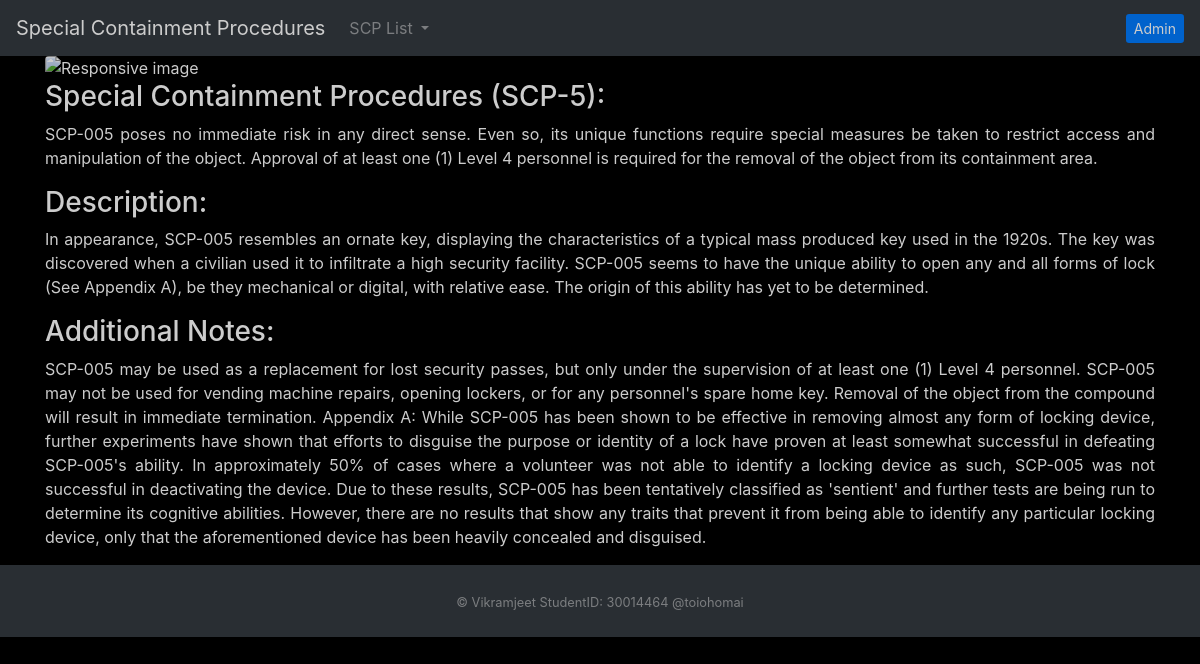
The app's page /index.php?SCP_ID=5 with its own data.
### tables this page shows
CREATE TABLE `SCP_LIST` (
  `id` int(3) NOT NULL,
  `SCP_ID` int(3) NOT NULL,
  `Special_Containment_Procedure` text NOT NULL,
  `Description` text NOT NULL,
  `Reference` text NOT NULL,
  `Addendum` text NOT NULL,
  `Chronological_History` text NOT NULL,
  `Space_Time_Anomalies` text NOT NULL,
  `Additional_Notes` text NOT NULL
);

### index.php (the view, shortened to what this page needs)
<!doctype html>
<html lang="en">
  <head>
    <link rel="stylesheet" href="https://stackpath.bootstrapcdn.com/bootstrap/4.4.1/css/bootstrap.min.css">
  </head>
  <body class="bg-custom">
    <nav class="navbar navbar-expand-lg navbar-dark bg-dark">
      <a class="navbar-brand" href="index.php">Special Containment Procedures</a>
      <div class="collapse navbar-collapse" id="navbarSupportedContent">
        <ul class="navbar-nav mr-auto">
          <li class="nav-item dropdown">
            <a class="nav-link dropdown-toggle" href="#" id="navbarDropdown" role="button" data-toggle="dropdown" aria-haspopup="true" aria-expanded="false">
              SCP List
            </a>
          </li>
        </ul>
         <a class="btn-sm btn-primary" href="crud.php" role="button">Admin</a>
      </div>
    </nav>
    <div class="container">
      <div ><img id="SCPimage" src="" class="img-fluid animated bounce rounded mx-auto d-block" alt="Responsive image"></div>
       <?php
        require 'db.php';
        $url = (isset($_SERVER['HTTPS']) && $_SERVER['HTTPS'] === 'on' ? "https" : "http") . "://$_SERVER[HTTP_HOST]$_SERVER[REQUEST_URI]";
        $url_components = parse_url($url);
        parse_str($url_components['query'], $params);
        $SCP_ID = $params['SCP_ID'];
        $result = mysqli_query($mysqli,"SELECT * FROM SCP_LIST WHERE SCP_ID=$SCP_ID");
        if (mysqli_num_rows($result) > 0) {
          $row = mysqli_fetch_array($result);
          if($row["Special_Containment_Procedure"]){
          echo '<h3 >Special Containment Procedures (SCP-',$SCP_ID,'):</h3>';
          echo '<p class="text-justify" >';
          echo $row["Special_Containment_Procedure"];
          echo '</p>';
          }
          if($row["Description"]){
          echo '<h3>Description:</h3>';
          echo '<p class="text-justify" >';
          echo $row["Description"];
          echo '</p>';
          }
          if($row["Additional_Notes"]){
            echo '<h3>Additional Notes:</h3>';
            echo '<p class="text-justify" >';
            echo $row["Additional_Notes"];
            echo '</p>';
          }
        }
        ?>
        </div>
    <footer id="sticky-footer" class="py-4 bg-dark text-white-50">
    <div class="container text-center">
      <small> &copy; Vikramjeet StudentID: 30014464 @toiohomai</small>
    </div>
  </footer>
  </body>
</html>

### index.php (style rules this page uses)
.bg-custom { background-color: black; opacity: 80%; color: white; }

### records on screen
scp_list: Special_Containment_Procedure "SCP-005 poses no immediate risk in any direct sense. Even so, its unique functions require special measures be taken to restrict access and manipulation of the object. Approval of at least one (1) Level 4 personnel is required for the removal of the object from its containment area.", Description "In appearance, SCP-005 resembles an ornate key, displaying the characteristics of a typical mass produced key used in the 1920s. The key was discovered when a civilian used it to infiltrate a high security facility. SCP-005 seems to have the unique ability to open any and all forms of lock (See Appendix A), be they mechanical or digital, with relative ease. The origin of this ability has yet to be determined.", Additional_Notes "SCP-005 may be used as a replacement for lost security passes, but only under the supervision of at least one (1) Level 4 personnel. SCP-005 may not be used for vending machine repairs, opening lockers, or for any personnel's spare home key. Removal of the object from the compound will result in immediate termination. Appendix A: While SCP-005 has been shown to be effective in removing almost any form of locking device, further experiments have shown that efforts to disguise the purpose or identity of a lock have proven at least somewhat successful in defeating SCP-005's ability. In approximately 50% of cases where a volunteer was not able to identify a locking device as such, SCP-005 was…"

### other values on screen
$SCP_ID "5"
